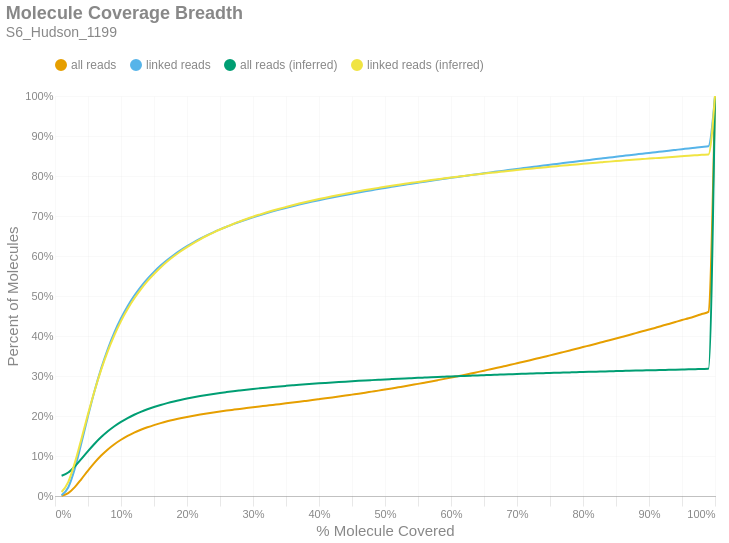

The notebook cell saved with this chart:
### Markdown cell above
### Molecule Read Coverage
This chart shows molecule coverage breadth as computed by the number of bases aligned to that molecule. In other words, "*how much of each unique long molecule is actually sequenced/aligned?*" Keep in mind there is a distinction between sequences and alignments, since some sequences belonging to a particular molecule may not align well and wouldn't appear in the alignment data. This chart also shows molecule coverage breadth as computed by the *inferred fragment* from which the aligned sequences originate. Unlike read coverage, this calculation takes into account the total insert size, including unsequenced gaps between the forward and reverse reads. Like the previous figures, these are cumulative percents.

### Code cell
if SKIPLR:
    print_html(f"Skipped")
else:
    binned_df = consolidated_hist(valids['coverage_bp'], mask, 0.01, True)
    binned_df_inf = consolidated_hist(valids['coverage_inserts'], mask, 0.01, True)
    binned_df = binned_df.with_columns(pl.lit(binned_df_inf['all reads (cumsum)']).alias('all reads (inferred)'))
    binned_df = binned_df.with_columns(pl.lit(binned_df_inf['linked reads (cumsum)']).alias('linked reads (inferred)'))
    binned_df = binned_df.with_columns(
        (pl.col('bin').cast(pl.Float64) + 0.01).alias('right_edge')
    )

    with SafeRender(binned_df):
        (
            density_plot(binned_df, 'Molecule Coverage Breadth', samplename, 'molcov', ['all reads (inferred)','linked reads (inferred)'])
            .encode(
                #x=alt.X('bin:Q', title="% Molecule Covered").axis(format = '%').scale(padding=0),
                x=alt.X('right_edge:Q', title="% Molecule Covered").axis(format='%').scale(padding=0),
                y=alt.Y('value:Q', title='Percent of Molecules')
                    .axis(format='%')
                    .stack(False)
                    .scale(domainMin=0, padding=0),
                color=alt.Color("key:N").scale(domain = ["all reads", "linked reads", "all reads (inferred)", "linked reads (inferred)"]),
                tooltip = [
                    alt.Tooltip("key:N", title = "Data Type"),
                    alt.Tooltip("range_label:N", title="% Molecule Covered"),
                    alt.Tooltip("value:Q", format = ".2%", title="% Molecules")
                ]
            )
        ).display()

### Figure 1 — Vega-Lite specification as saved in the notebook (floating-point values rounded to 4 significant figures)
{"width": "container", "height": 400, "config": {"title": {"anchor": "start", "dy": -15, "fontSize": 18, "color": "#888888", "subtitleColor": "#888888", "subtitleFontSize": 14}, "arc": {"fill": "#0072B2"}, "axis": {"domainColor": "#888888", "domainWidth": 0.5, "gridWidth": 0.2, "grid": false, "titleFontWeight": 400, "titleFontSize": 15, "labelFontSize": 11, "labelColor": "#888888", "tickColor": "#888888", "tickWidth": 0.2, "titleColor": "#888888"}, "axisBand": {"grid": false}, "axisX": {"grid": true, "tickSize": 10, "domainCap": "round"}, "axisY": {"domain": false, "grid": true, "tickSize": 0, "domainCap": "round"}, "background": "transparent", "header": {"labelFontSize": 15, "labelColor": "#888888", "titleFontSize": 15, "titleFontWeight": 600, "titleColor": "#888888"}, "legend": {"labelFont": "sans-serif", "labelFontSize": 12, "labelColor": "#888888", "symbolSize": 100, "symbolType": "circle", "titleFontSize": 12, "titlePadding": 10, "titleColor": "#888888", "title": null, "orient": "top"}, "range": {"category": ["#E69F00", "#56B4E9", "#009E73", "#F0E442", "#0072B2", "#D55E00", "#CC79A7", "#000000"], "diverging": ["#cfe8f3", "#a2d4ec", "#73bfe2", "#46abdb", "#1696d2", "#12719e"]}, "area": {"fill": "#0072B2", "fillOpacity": 0.7, "line": true, "strokeOpacity": 0.7}, "line": {"color": "#0072B2", "stroke": "#0072B2", "strokeWidth": 2}, "trail": {"color": "#0072B2", "stroke": "#0072B2", "strokeWidth": 0, "size": 1}, "point": {"filled": true, "fillOpacity": 1.0, "size": 95}, "text": {"color": "#888888", "fontSize": 11, "align": "right", "fontWeight": 400, "size": 11}, "bar": {"fill": "#0072B2", "stroke": null}, "view": {"stroke": null, "continuousWidth": 660, "continuousHeight": 400}}, "data": {"name": "data-eac91aab0296a31d99a17de9036020e3"}, "mark": {"type": "line", "interpolate": "monotone", "point": {"opacity": 0, "size": 275}}, "encoding": {"color": {"field": "key", "scale": {"domain": ["all reads", "linked reads", "all reads (inferred)", "linked reads (inferred)"]}, "type": "nominal"}, "tooltip": [{"field": "key", "title": "Data Type", "type": "nominal"}, {"field": "range_label", "title": "% Molecule Covered", "type": "nominal"}, {"field": "value", "format": ".2%", "title": "% Molecules", "type": "quantitative"}], "x": {"axis": {"format": "%"}, "field": "right_edge", "scale": {"padding": 0}, "title": "% Molecule Covered", "type": "quantitative"}, "y": {"axis": {"format": "%"}, "field": "value", "scale": {"domainMin": 0, "padding": 0}, "stack": false, "title": "Percent of Molecules", "type": "quantitative"}}, "params": [{"name": "param_c36ac31b6afebe62", "select": {"type": "point", "fields": ["key"]}, "bind": "legend"}], "title": {"text": "Molecule Coverage Breadth", "subtitle": "S6_Hudson_1199"}, "transform": [{"fold": ["all reads (cumsum)", "linked reads (cumsum)", "all reads (inferred)", "linked reads (inferred)"]}, {"calculate": "replace(datum.key, ' (cumsum)', '')", "as": "key"}, {"filter": {"param": "param_c36ac31b6afebe62"}}], "usermeta": {"embedOptions": {"downloadFileName": "S6_Hudson_1199.molcov"}}, "$schema": "https://vega.github.io/schema/vega-lite/v6.1.0.json", "datasets": {"data-eac91aab0296a31d99a17de9036020e3": [{"bin": "0.0", "interval": "0.0-0.01", "all reads": 0.0006831, "linked reads": 0.001724, "all reads (cumsum)": 0.0006831, "linked reads (cumsum)": 0.001724, "range_label": "0.0-0.01", "all reads (inferred)": 0.05052, "linked reads (inferred)": 0.009939, "right_edge": 0.01}, {"bin": "0.01", "interval": "0.01-0.02", "all reads": 0.006419, "linked reads": 0.01965, "all reads (cumsum)": 0.007102, "linked reads (cumsum)": 0.02138, "range_label": "0.01-0.02", "all reads (inferred)": 0.05861, "linked reads (inferred)": 0.03475, "right_edge": 0.02}, {"bin": "0.02", "interval": "0.02-0.03", "all reads": 0.01501, "linked reads": 0.0471, "all reads (cumsum)": 0.02211, "linked reads (cumsum)": 0.06848, "range_label": "0.02-0.03", "all reads (inferred)": 0.07392, "linked reads (inferred)": 0.08286, "right_edge": 0.03}, {"bin": "0.03", "interval": "0.03-0.04", "all reads": 0.02024, "linked reads": 0.06396, "all reads (cumsum)": 0.04235, "linked reads (cumsum)": 0.1324, "range_label": "0.03-0.04", "all reads (inferred)": 0.09281, "linked reads (inferred)": 0.1427, "right_edge": 0.04}, {"bin": "0.04", "interval": "0.04-0.05", "all reads": 0.02121, "linked reads": 0.06726, "all reads (cumsum)": 0.06356, "linked reads (cumsum)": 0.1997, "range_label": "0.04-0.05", "all reads (inferred)": 0.1123, "linked reads (inferred)": 0.2047, "right_edge": 0.05}, {"bin": "0.05", "interval": "0.05-0.06", "all reads": 0.01994, "linked reads": 0.06327, "all reads (cumsum)": 0.08351, "linked reads (cumsum)": 0.263, "range_label": "0.05-0.06", "all reads (inferred)": 0.1307, "linked reads (inferred)": 0.263, "right_edge": 0.06}, {"bin": "0.06", "interval": "0.06-0.07", "all reads": 0.01763, "linked reads": 0.05602, "all reads (cumsum)": 0.1011, "linked reads (cumsum)": 0.319, "range_label": "0.06-0.07", "all reads (inferred)": 0.1473, "linked reads (inferred)": 0.3158, "right_edge": 0.07}, {"bin": "0.07", "interval": "0.07-0.08", "all reads": 0.0153, "linked reads": 0.04856, "all reads (cumsum)": 0.1164, "linked reads (cumsum)": 0.3676, "range_label": "0.07-0.08", "all reads (inferred)": 0.1618, "linked reads (inferred)": 0.362, "right_edge": 0.08}, {"bin": "0.08", "interval": "0.08-0.09", "all reads": 0.01305, "linked reads": 0.04141, "all reads (cumsum)": 0.1295, "linked reads (cumsum)": 0.409, "range_label": "0.08-0.09", "all reads (inferred)": 0.1744, "linked reads (inferred)": 0.4023, "right_edge": 0.09}, {"bin": "0.09", "interval": "0.09-0.1", "all reads": 0.01111, "linked reads": 0.03523, "all reads (cumsum)": 0.1406, "linked reads (cumsum)": 0.4442, "range_label": "0.09-0.1", "all reads (inferred)": 0.1854, "linked reads (inferred)": 0.4373, "right_edge": 0.1}, {"bin": "0.1", "interval": "0.1-0.11", "all reads": 0.009533, "linked reads": 0.03023, "all reads (cumsum)": 0.1501, "linked reads (cumsum)": 0.4744, "range_label": "0.1-0.11", "all reads (inferred)": 0.1949, "linked reads (inferred)": 0.4675, "right_edge": 0.11}, {"bin": "0.11", "interval": "0.11-0.12", "all reads": 0.008232, "linked reads": 0.02608, "all reads (cumsum)": 0.1584, "linked reads (cumsum)": 0.5005, "range_label": "0.11-0.12", "all reads (inferred)": 0.2032, "linked reads (inferred)": 0.4938, "right_edge": 0.12}, {"bin": "0.12", "interval": "0.12-0.13", "all reads": 0.007127, "linked reads": 0.02256, "all reads (cumsum)": 0.1655, "linked reads (cumsum)": 0.5231, "range_label": "0.12-0.13", "all reads (inferred)": 0.2104, "linked reads (inferred)": 0.5167, "right_edge": 0.13}, {"bin": "0.13", "interval": "0.13-0.14", "all reads": 0.006256, "linked reads": 0.01977, "all reads (cumsum)": 0.1718, "linked reads (cumsum)": 0.5429, "range_label": "0.13-0.14", "all reads (inferred)": 0.2169, "linked reads (inferred)": 0.5373, "right_edge": 0.14}, {"bin": "0.14", "interval": "0.14-0.15", "all reads": 0.005542, "linked reads": 0.01748, "all reads (cumsum)": 0.1773, "linked reads (cumsum)": 0.5603, "range_label": "0.14-0.15", "all reads (inferred)": 0.2225, "linked reads (inferred)": 0.5551, "right_edge": 0.15}, {"bin": "0.15", "interval": "0.15-0.16", "all reads": 0.004971, "linked reads": 0.01566, "all reads (cumsum)": 0.1823, "linked reads (cumsum)": 0.576, "range_label": "0.15-0.16", "all reads (inferred)": 0.2276, "linked reads (inferred)": 0.5713, "right_edge": 0.16}, {"bin": "0.16", "interval": "0.16-0.17", "all reads": 0.004439, "linked reads": 0.01396, "all reads (cumsum)": 0.1867, "linked reads (cumsum)": 0.59, "range_label": "0.16-0.17", "all reads (inferred)": 0.2322, "linked reads (inferred)": 0.586, "right_edge": 0.17}, {"bin": "0.17", "interval": "0.17-0.18", "all reads": 0.003986, "linked reads": 0.01253, "all reads (cumsum)": 0.1907, "linked reads (cumsum)": 0.6025, "range_label": "0.17-0.18", "all reads (inferred)": 0.2364, "linked reads (inferred)": 0.5992, "right_edge": 0.18}, {"bin": "0.18", "interval": "0.18-0.19", "all reads": 0.003657, "linked reads": 0.01147, "all reads (cumsum)": 0.1943, "linked reads (cumsum)": 0.6139, "range_label": "0.18-0.19", "all reads (inferred)": 0.2402, "linked reads (inferred)": 0.6112, "right_edge": 0.19}, {"bin": "0.19", "interval": "0.19-0.2", "all reads": 0.003407, "linked reads": 0.01064, "all reads (cumsum)": 0.1978, "linked reads (cumsum)": 0.6246, "range_label": "0.19-0.2", "all reads (inferred)": 0.2436, "linked reads (inferred)": 0.6222, "right_edge": 0.2}, {"bin": "0.2", "interval": "0.2-0.21", "all reads": 0.003108, "linked reads": 0.009651, "all reads (cumsum)": 0.2009, "linked reads (cumsum)": 0.6342, "range_label": "0.2-0.21", "all reads (inferred)": 0.2468, "linked reads (inferred)": 0.6324, "right_edge": 0.21}, {"bin": "0.21", "interval": "0.21-0.22", "all reads": 0.002864, "linked reads": 0.008868, "all reads (cumsum)": 0.2037, "linked reads (cumsum)": 0.6431, "range_label": "0.21-0.22", "all reads (inferred)": 0.2498, "linked reads (inferred)": 0.6418, "right_edge": 0.22}, {"bin": "0.22", "interval": "0.22-0.23", "all reads": 0.002719, "linked reads": 0.00839, "all reads (cumsum)": 0.2064, "linked reads (cumsum)": 0.6515, "range_label": "0.22-0.23", "all reads (inferred)": 0.2526, "linked reads (inferred)": 0.6506, "right_edge": 0.23}, {"bin": "0.23", "interval": "0.23-0.24", "all reads": 0.002525, "linked reads": 0.007743, "all reads (cumsum)": 0.209, "linked reads (cumsum)": 0.6592, "range_label": "0.23-0.24", "all reads (inferred)": 0.2551, "linked reads (inferred)": 0.6587, "right_edge": 0.24}, {"bin": "0.24", "interval": "0.24-0.25", "all reads": 0.002349, "linked reads": 0.007154, "all reads (cumsum)": 0.2113, "linked reads (cumsum)": 0.6664, "range_label": "0.24-0.25", "all reads (inferred)": 0.2575, "linked reads (inferred)": 0.6663, "right_edge": 0.25}, {"bin": "0.25", "interval": "0.25-0.26", "all reads": 0.002236, "linked reads": 0.006773, "all reads (cumsum)": 0.2136, "linked reads (cumsum)": 0.6732, "range_label": "0.25-0.26", "all reads (inferred)": 0.2597, "linked reads (inferred)": 0.6733, "right_edge": 0.26}, {"bin": "0.26", "interval": "0.26-0.27", "all reads": 0.002125, "linked reads": 0.006376, "all reads (cumsum)": 0.2157, "linked reads (cumsum)": 0.6795, "range_label": "0.26-0.27", "all reads (inferred)": 0.2619, "linked reads (inferred)": 0.6801, "right_edge": 0.27}, {"bin": "0.27", "interval": "0.27-0.28", "all reads": 0.002094, "linked reads": 0.006133, "all reads (cumsum)": 0.2178, "linked reads (cumsum)": 0.6857, "range_label": "0.27-0.28", "all reads (inferred)": 0.2639, "linked reads (inferred)": 0.6864, "right_edge": 0.28}, {"bin": "0.28", "interval": "0.28-0.29", "all reads": 0.002012, "linked reads": 0.005707, "all reads (cumsum)": 0.2198, "linked reads (cumsum)": 0.6914, "range_label": "0.28-0.29", "all reads (inferred)": 0.2658, "linked reads (inferred)": 0.6925, "right_edge": 0.29}, {"bin": "0.29", "interval": "0.29-0.3", "all reads": 0.001991, "linked reads": 0.005451, "all reads (cumsum)": 0.2218, "linked reads (cumsum)": 0.6968, "range_label": "0.29-0.3", "all reads (inferred)": 0.2676, "linked reads (inferred)": 0.6982, "right_edge": 0.3}, {"bin": "0.3", "interval": "0.3-0.31", "all reads": 0.001981, "linked reads": 0.005216, "all reads (cumsum)": 0.2238, "linked reads (cumsum)": 0.7021, "range_label": "0.3-0.31", "all reads (inferred)": 0.2693, "linked reads (inferred)": 0.7035, "right_edge": 0.31}, {"bin": "0.31", "interval": "0.31-0.32", "all reads": 0.001963, "linked reads": 0.004892, "all reads (cumsum)": 0.2257, "linked reads (cumsum)": 0.7069, "range_label": "0.31-0.32", "all reads (inferred)": 0.2709, "linked reads (inferred)": 0.7087, "right_edge": 0.32}, {"bin": "0.32", "interval": "0.32-0.33", "all reads": 0.001982, "linked reads": 0.004678, "all reads (cumsum)": 0.2277, "linked reads (cumsum)": 0.7116, "range_label": "0.32-0.33", "all reads (inferred)": 0.2725, "linked reads (inferred)": 0.7136, "right_edge": 0.33}, {"bin": "0.33", "interval": "0.33-0.34", "all reads": 0.001955, "linked reads": 0.004419, "all reads (cumsum)": 0.2297, "linked reads (cumsum)": 0.716, "range_label": "0.33-0.34", "all reads (inferred)": 0.2739, "linked reads (inferred)": 0.7182, "right_edge": 0.34}, {"bin": "0.34", "interval": "0.34-0.35", "all reads": 0.001992, "linked reads": 0.004248, "all reads (cumsum)": 0.2316, "linked reads (cumsum)": 0.7203, "range_label": "0.34-0.35", "all reads (inferred)": 0.2753, "linked reads (inferred)": 0.7226, "right_edge": 0.35}, {"bin": "0.35", "interval": "0.35-0.36", "all reads": 0.002015, "linked reads": 0.004166, "all reads (cumsum)": 0.2337, "linked reads (cumsum)": 0.7245, "range_label": "0.35-0.36", "all reads (inferred)": 0.2767, "linked reads (inferred)": 0.7269, "right_edge": 0.36}, {"bin": "0.36", "interval": "0.36-0.37", "all reads": 0.002052, "linked reads": 0.003976, "all reads (cumsum)": 0.2357, "linked reads (cumsum)": 0.7284, "range_label": "0.36-0.37", "all reads (inferred)": 0.278, "linked reads (inferred)": 0.731, "right_edge": 0.37}, {"bin": "0.37", "interval": "0.37-0.38", "all reads": 0.002074, "linked reads": 0.003857, "all reads (cumsum)": 0.2378, "linked reads (cumsum)": 0.7323, "range_label": "0.37-0.38", "all reads (inferred)": 0.2793, "linked reads (inferred)": 0.735, "right_edge": 0.38}, {"bin": "0.38", "interval": "0.38-0.39", "all reads": 0.002081, "linked reads": 0.003659, "all reads (cumsum)": 0.2399, "linked reads (cumsum)": 0.7359, "range_label": "0.38-0.39", "all reads (inferred)": 0.2805, "linked reads (inferred)": 0.7387, "right_edge": 0.39}, {"bin": "0.39", "interval": "0.39-0.4", "all reads": 0.002151, "linked reads": 0.003534, "all reads (cumsum)": 0.242, "linked reads (cumsum)": 0.7395, "range_label": "0.39-0.4", "all reads (inferred)": 0.2816, "linked reads (inferred)": 0.7424, "right_edge": 0.4}, {"bin": "0.4", "interval": "0.4-0.41", "all reads": 0.002176, "linked reads": 0.00342, "all reads (cumsum)": 0.2442, "linked reads (cumsum)": 0.7429, "range_label": "0.4-0.41", "all reads (inferred)": 0.2827, "linked reads (inferred)": 0.7459, "right_edge": 0.41}, {"bin": "0.41", "interval": "0.41-0.42", "all reads": 0.002236, "linked reads": 0.003342, "all reads (cumsum)": 0.2464, "linked reads (cumsum)": 0.7462, "range_label": "0.41-0.42", "all reads (inferred)": 0.2838, "linked reads (inferred)": 0.7492, "right_edge": 0.42}, {"bin": "0.42", "interval": "0.42-0.43", "all reads": 0.002284, "linked reads": 0.003249, "all reads (cumsum)": 0.2487, "linked reads (cumsum)": 0.7495, "range_label": "0.42-0.43", "all reads (inferred)": 0.2849, "linked reads (inferred)": 0.7525, "right_edge": 0.43}, {"bin": "0.43", "interval": "0.43-0.44", "all reads": 0.002333, "linked reads": 0.003209, "all reads (cumsum)": 0.2511, "linked reads (cumsum)": 0.7527, "range_label": "0.43-0.44", "all reads (inferred)": 0.2859, "linked reads (inferred)": 0.7557, "right_edge": 0.44}, {"bin": "0.44", "interval": "0.44-0.45", "all reads": 0.002412, "linked reads": 0.003092, "all reads (cumsum)": 0.2535, "linked reads (cumsum)": 0.7558, "range_label": "0.44-0.45", "all reads (inferred)": 0.2869, "linked reads (inferred)": 0.7588, "right_edge": 0.45}, {"bin": "0.45", "interval": "0.45-0.46", "all reads": 0.002404, "linked reads": 0.002955, "all reads (cumsum)": 0.2559, "linked reads (cumsum)": 0.7587, "range_label": "0.45-0.46", "all reads (inferred)": 0.2879, "linked reads (inferred)": 0.7619, "right_edge": 0.46}, {"bin": "0.46", "interval": "0.46-0.47", "all reads": 0.002482, "linked reads": 0.002929, "all reads (cumsum)": 0.2583, "linked reads (cumsum)": 0.7617, "range_label": "0.46-0.47", "all reads (inferred)": 0.2888, "linked reads (inferred)": 0.7648, "right_edge": 0.47}, {"bin": "0.47", "interval": "0.47-0.48", "all reads": 0.002573, "linked reads": 0.002893, "all reads (cumsum)": 0.2609, "linked reads (cumsum)": 0.7646, "range_label": "0.47-0.48", "all reads (inferred)": 0.2897, "linked reads (inferred)": 0.7676, "right_edge": 0.48}, {"bin": "0.48", "interval": "0.48-0.49", "all reads": 0.00253, "linked reads": 0.002738, "all reads (cumsum)": 0.2635, "linked reads (cumsum)": 0.7673, "range_label": "0.48-0.49", "all reads (inferred)": 0.2906, "linked reads (inferred)": 0.7703, "right_edge": 0.49}, {"bin": "0.49", "interval": "0.49-0.5", "all reads": 0.002835, "linked reads": 0.002889, "all reads (cumsum)": 0.2663, "linked reads (cumsum)": 0.7702, "range_label": "0.49-0.5", "all reads (inferred)": 0.2915, "linked reads (inferred)": 0.7731, "right_edge": 0.5}, {"bin": "0.5", "interval": "0.5-0.51", "all reads": 0.002558, "linked reads": 0.002638, "all reads (cumsum)": 0.2688, "linked reads (cumsum)": 0.7728, "range_label": "0.5-0.51", "all reads (inferred)": 0.2923, "linked reads (inferred)": 0.7756, "right_edge": 0.51}, {"bin": "0.51", "interval": "0.51-0.52", "all reads": 0.002824, "linked reads": 0.002635, "all reads (cumsum)": 0.2717, "linked reads (cumsum)": 0.7755, "range_label": "0.51-0.52", "all reads (inferred)": 0.2931, "linked reads (inferred)": 0.7781, "right_edge": 0.52}, {"bin": "0.52", "interval": "0.52-0.53", "all reads": 0.002806, "linked reads": 0.002608, "all reads (cumsum)": 0.2745, "linked reads (cumsum)": 0.7781, "range_label": "0.52-0.53", "all reads (inferred)": 0.2939, "linked reads (inferred)": 0.7806, "right_edge": 0.53}, {"bin": "0.53", "interval": "0.53-0.54", "all reads": 0.002928, "linked reads": 0.00264, "all reads (cumsum)": 0.2774, "linked reads (cumsum)": 0.7807, "range_label": "0.53-0.54", "all reads (inferred)": 0.2946, "linked reads (inferred)": 0.7829, "right_edge": 0.54}, {"bin": "0.54", "interval": "0.54-0.55", "all reads": 0.002894, "linked reads": 0.002499, "all reads (cumsum)": 0.2803, "linked reads (cumsum)": 0.7832, "range_label": "0.54-0.55", "all reads (inferred)": 0.2954, "linked reads (inferred)": 0.7853, "right_edge": 0.55}, {"bin": "0.55", "interval": "0.55-0.56", "all reads": 0.003055, "linked reads": 0.002483, "all reads (cumsum)": 0.2834, "linked reads (cumsum)": 0.7857, "range_label": "0.55-0.56", "all reads (inferred)": 0.2961, "linked reads (inferred)": 0.7876, "right_edge": 0.56}, {"bin": "0.56", "interval": "0.56-0.57", "all reads": 0.003085, "linked reads": 0.002437, "all reads (cumsum)": 0.2864, "linked reads (cumsum)": 0.7881, "range_label": "0.56-0.57", "all reads (inferred)": 0.2968, "linked reads (inferred)": 0.7899, "right_edge": 0.57}, {"bin": "0.57", "interval": "0.57-0.58", "all reads": 0.003172, "linked reads": 0.00249, "all reads (cumsum)": 0.2896, "linked reads (cumsum)": 0.7906, "range_label": "0.57-0.58", "all reads (inferred)": 0.2975, "linked reads (inferred)": 0.792, "right_edge": 0.58}, {"bin": "0.58", "interval": "0.58-0.59", "all reads": 0.003199, "linked reads": 0.0024, "all reads (cumsum)": 0.2928, "linked reads (cumsum)": 0.793, "range_label": "0.58-0.59", "all reads (inferred)": 0.2982, "linked reads (inferred)": 0.7941, "right_edge": 0.59}, {"bin": "0.59", "interval": "0.59-0.6", "all reads": 0.003253, "linked reads": 0.002394, "all reads (cumsum)": 0.2961, "linked reads (cumsum)": 0.7954, "range_label": "0.59-0.6", "all reads (inferred)": 0.2989, "linked reads (inferred)": 0.7962, "right_edge": 0.6}, {"bin": "0.6", "interval": "0.6-0.61", "all reads": 0.003281, "linked reads": 0.002294, "all reads (cumsum)": 0.2993, "linked reads (cumsum)": 0.7977, "range_label": "0.6-0.61", "all reads (inferred)": 0.2995, "linked reads (inferred)": 0.7982, "right_edge": 0.61}, {"bin": "0.61", "interval": "0.61-0.62", "all reads": 0.003438, "linked reads": 0.00223, "all reads (cumsum)": 0.3028, "linked reads (cumsum)": 0.7999, "range_label": "0.61-0.62", "all reads (inferred)": 0.3002, "linked reads (inferred)": 0.8003, "right_edge": 0.62}, {"bin": "0.62", "interval": "0.62-0.63", "all reads": 0.003433, "linked reads": 0.002306, "all reads (cumsum)": 0.3062, "linked reads (cumsum)": 0.8022, "range_label": "0.62-0.63", "all reads (inferred)": 0.3008, "linked reads (inferred)": 0.8022, "right_edge": 0.63}, {"bin": "0.63", "interval": "0.63-0.64", "all reads": 0.003519, "linked reads": 0.002291, "all reads (cumsum)": 0.3097, "linked reads (cumsum)": 0.8045, "range_label": "0.63-0.64", "all reads (inferred)": 0.3014, "linked reads (inferred)": 0.8042, "right_edge": 0.64}, {"bin": "0.64", "interval": "0.64-0.65", "all reads": 0.003501, "linked reads": 0.002284, "all reads (cumsum)": 0.3132, "linked reads (cumsum)": 0.8068, "range_label": "0.64-0.65", "all reads (inferred)": 0.3021, "linked reads (inferred)": 0.806, "right_edge": 0.65}, {"bin": "0.65", "interval": "0.65-0.66", "all reads": 0.003706, "linked reads": 0.002237, "all reads (cumsum)": 0.3169, "linked reads (cumsum)": 0.8091, "range_label": "0.65-0.66", "all reads (inferred)": 0.3027, "linked reads (inferred)": 0.8079, "right_edge": 0.66}, {"bin": "0.66", "interval": "0.66-0.67", "all reads": 0.003593, "linked reads": 0.002194, "all reads (cumsum)": 0.3205, "linked reads (cumsum)": 0.8113, "range_label": "0.66-0.67", "all reads (inferred)": 0.3032, "linked reads (inferred)": 0.8097, "right_edge": 0.67}, {"bin": "0.67", "interval": "0.67-0.68", "all reads": 0.003694, "linked reads": 0.0022, "all reads (cumsum)": 0.3242, "linked reads (cumsum)": 0.8135, "range_label": "0.67-0.68", "all reads (inferred)": 0.3038, "linked reads (inferred)": 0.8115, "right_edge": 0.68}, {"bin": "0.68", "interval": "0.68-0.69", "all reads": 0.003717, "linked reads": 0.002153, "all reads (cumsum)": 0.3279, "linked reads (cumsum)": 0.8156, "range_label": "0.68-0.69", "all reads (inferred)": 0.3044, "linked reads (inferred)": 0.8132, "right_edge": 0.69}, {"bin": "0.69", "interval": "0.69-0.7", "all reads": 0.003871, "linked reads": 0.002156, "all reads (cumsum)": 0.3318, "linked reads (cumsum)": 0.8178, "range_label": "0.69-0.7", "all reads (inferred)": 0.305, "linked reads (inferred)": 0.815, "right_edge": 0.7}, {"bin": "0.7", "interval": "0.7-0.71", "all reads": 0.003844, "linked reads": 0.002086, "all reads (cumsum)": 0.3357, "linked reads (cumsum)": 0.8198, "range_label": "0.7-0.71", "all reads (inferred)": 0.3055, "linked reads (inferred)": 0.8166, "right_edge": 0.71}, {"bin": "0.71", "interval": "0.71-0.72", "all reads": 0.003886, "linked reads": 0.002107, "all reads (cumsum)": 0.3395, "linked reads (cumsum)": 0.822, "range_label": "0.71-0.72", "all reads (inferred)": 0.306, "linked reads (inferred)": 0.8182, "right_edge": 0.72}, {"bin": "0.72", "interval": "0.72-0.73", "all reads": 0.003969, "linked reads": 0.002048, "all reads (cumsum)": 0.3435, "linked reads (cumsum)": 0.824, "range_label": "0.72-0.73", "all reads (inferred)": 0.3066, "linked reads (inferred)": 0.8199, "right_edge": 0.73}, {"bin": "0.73", "interval": "0.73-0.74", "all reads": 0.003924, "linked reads": 0.002074, "all reads (cumsum)": 0.3474, "linked reads (cumsum)": 0.8261, "range_label": "0.73-0.74", "all reads (inferred)": 0.3071, "linked reads (inferred)": 0.8215, "right_edge": 0.74}, {"bin": "0.74", "interval": "0.74-0.75", "all reads": 0.004185, "linked reads": 0.002105, "all reads (cumsum)": 0.3516, "linked reads (cumsum)": 0.8282, "range_label": "0.74-0.75", "all reads (inferred)": 0.3076, "linked reads (inferred)": 0.8231, "right_edge": 0.75}, {"bin": "0.75", "interval": "0.75-0.76", "all reads": 0.00395, "linked reads": 0.001967, "all reads (cumsum)": 0.3556, "linked reads (cumsum)": 0.8302, "range_label": "0.75-0.76", "all reads (inferred)": 0.3081, "linked reads (inferred)": 0.8245, "right_edge": 0.76}, {"bin": "0.76", "interval": "0.76-0.77", "all reads": 0.004101, "linked reads": 0.002065, "all reads (cumsum)": 0.3597, "linked reads (cumsum)": 0.8322, "range_label": "0.76-0.77", "all reads (inferred)": 0.3086, "linked reads (inferred)": 0.8261, "right_edge": 0.77}, {"bin": "0.77", "interval": "0.77-0.78", "all reads": 0.004127, "linked reads": 0.002021, "all reads (cumsum)": 0.3638, "linked reads (cumsum)": 0.8342, "range_label": "0.77-0.78", "all reads (inferred)": 0.309, "linked reads (inferred)": 0.8275, "right_edge": 0.78}, {"bin": "0.78", "interval": "0.78-0.79", "all reads": 0.004174, "linked reads": 0.00195, "all reads (cumsum)": 0.368, "linked reads (cumsum)": 0.8362, "range_label": "0.78-0.79", "all reads (inferred)": 0.3095, "linked reads (inferred)": 0.829, "right_edge": 0.79}, {"bin": "0.79", "interval": "0.79-0.8", "all reads": 0.004407, "linked reads": 0.002081, "all reads (cumsum)": 0.3724, "linked reads (cumsum)": 0.8383, "range_label": "0.79-0.8", "all reads (inferred)": 0.31, "linked reads (inferred)": 0.8305, "right_edge": 0.8}, {"bin": "0.8", "interval": "0.8-0.81", "all reads": 0.004106, "linked reads": 0.001984, "all reads (cumsum)": 0.3765, "linked reads (cumsum)": 0.8403, "range_label": "0.8-0.81", "all reads (inferred)": 0.3104, "linked reads (inferred)": 0.8318, "right_edge": 0.81}, {"bin": "0.81", "interval": "0.81-0.82", "all reads": 0.004252, "linked reads": 0.002028, "all reads (cumsum)": 0.3807, "linked reads (cumsum)": 0.8423, "range_label": "0.81-0.82", "all reads (inferred)": 0.3109, "linked reads (inferred)": 0.8332, "right_edge": 0.82}, {"bin": "0.82", "interval": "0.82-0.83", "all reads": 0.004336, "linked reads": 0.001949, "all reads (cumsum)": 0.3851, "linked reads (cumsum)": 0.8442, "range_label": "0.82-0.83", "all reads (inferred)": 0.3113, "linked reads (inferred)": 0.8346, "right_edge": 0.83}, {"bin": "0.83", "interval": "0.83-0.84", "all reads": 0.00433, "linked reads": 0.001929, "all reads (cumsum)": 0.3894, "linked reads (cumsum)": 0.8462, "range_label": "0.83-0.84", "all reads (inferred)": 0.3118, "linked reads (inferred)": 0.8359, "right_edge": 0.84}, {"bin": "0.84", "interval": "0.84-0.85", "all reads": 0.004365, "linked reads": 0.001995, "all reads (cumsum)": 0.3938, "linked reads (cumsum)": 0.8482, "range_label": "0.84-0.85", "all reads (inferred)": 0.3122, "linked reads (inferred)": 0.8373, "right_edge": 0.85}, {"bin": "0.85", "interval": "0.85-0.86", "all reads": 0.004416, "linked reads": 0.001917, "all reads (cumsum)": 0.3982, "linked reads (cumsum)": 0.8501, "range_label": "0.85-0.86", "all reads (inferred)": 0.3126, "linked reads (inferred)": 0.8385, "right_edge": 0.86}, {"bin": "0.86", "interval": "0.86-0.87", "all reads": 0.004462, "linked reads": 0.001957, "all reads (cumsum)": 0.4026, "linked reads (cumsum)": 0.852, "range_label": "0.86-0.87", "all reads (inferred)": 0.3131, "linked reads (inferred)": 0.8398, "right_edge": 0.87}, {"bin": "0.87", "interval": "0.87-0.88", "all reads": 0.004561, "linked reads": 0.001901, "all reads (cumsum)": 0.4072, "linked reads (cumsum)": 0.8539, "range_label": "0.87-0.88", "all reads (inferred)": 0.3135, "linked reads (inferred)": 0.8411, "right_edge": 0.88}, {"bin": "0.88", "interval": "0.88-0.89", "all reads": 0.004483, "linked reads": 0.00186, "all reads (cumsum)": 0.4117, "linked reads (cumsum)": 0.8558, "range_label": "0.88-0.89", "all reads (inferred)": 0.3139, "linked reads (inferred)": 0.8423, "right_edge": 0.89}, {"bin": "0.89", "interval": "0.89-0.9", "all reads": 0.004627, "linked reads": 0.001955, "all reads (cumsum)": 0.4163, "linked reads (cumsum)": 0.8577, "range_label": "0.89-0.9", "all reads (inferred)": 0.3143, "linked reads (inferred)": 0.8435, "right_edge": 0.9}, {"bin": "0.9", "interval": "0.9-0.91", "all reads": 0.004384, "linked reads": 0.001874, "all reads (cumsum)": 0.4207, "linked reads (cumsum)": 0.8596, "range_label": "0.9-0.91", "all reads (inferred)": 0.3147, "linked reads (inferred)": 0.8447, "right_edge": 0.91}, {"bin": "0.91", "interval": "0.91-0.92", "all reads": 0.004998, "linked reads": 0.001918, "all reads (cumsum)": 0.4257, "linked reads (cumsum)": 0.8615, "range_label": "0.91-0.92", "all reads (inferred)": 0.3151, "linked reads (inferred)": 0.8459, "right_edge": 0.92}, {"bin": "0.92", "interval": "0.92-0.93", "all reads": 0.004364, "linked reads": 0.001876, "all reads (cumsum)": 0.4301, "linked reads (cumsum)": 0.8634, "range_label": "0.92-0.93", "all reads (inferred)": 0.3155, "linked reads (inferred)": 0.847, "right_edge": 0.93}, {"bin": "0.93", "interval": "0.93-0.94", "all reads": 0.004775, "linked reads": 0.001831, "all reads (cumsum)": 0.4348, "linked reads (cumsum)": 0.8652, "range_label": "0.93-0.94", "all reads (inferred)": 0.3159, "linked reads (inferred)": 0.8482, "right_edge": 0.94}, {"bin": "0.94", "interval": "0.94-0.95", "all reads": 0.005145, "linked reads": 0.001819, "all reads (cumsum)": 0.44, "linked reads (cumsum)": 0.8671, "range_label": "0.94-0.95", "all reads (inferred)": 0.3163, "linked reads (inferred)": 0.8494, "right_edge": 0.95}, {"bin": "0.95", "interval": "0.95-0.96", "all reads": 0.004398, "linked reads": 0.001849, "all reads (cumsum)": 0.4444, "linked reads (cumsum)": 0.8689, "range_label": "0.95-0.96", "all reads (inferred)": 0.3167, "linked reads (inferred)": 0.8506, "right_edge": 0.96}, {"bin": "0.96", "interval": "0.96-0.97", "all reads": 0.005095, "linked reads": 0.001798, "all reads (cumsum)": 0.4495, "linked reads (cumsum)": 0.8707, "range_label": "0.96-0.97", "all reads (inferred)": 0.3171, "linked reads (inferred)": 0.8517, "right_edge": 0.97}, {"bin": "0.97", "interval": "0.97-0.98", "all reads": 0.005573, "linked reads": 0.001814, "all reads (cumsum)": 0.4551, "linked reads (cumsum)": 0.8725, "range_label": "0.97-0.98", "all reads (inferred)": 0.3176, "linked reads (inferred)": 0.8528, "right_edge": 0.98}, {"bin": "0.98", "interval": "0.98-0.99", "all reads": 0.00527, "linked reads": 0.001885, "all reads (cumsum)": 0.4603, "linked reads (cumsum)": 0.8744, "range_label": "0.98-0.99", "all reads (inferred)": 0.3179, "linked reads (inferred)": 0.8536, "right_edge": 0.99}, {"bin": "0.99", "interval": "0.99-1.0", "all reads": 0.5397, "linked reads": 0.1256, "all reads (cumsum)": 1.0, "linked reads (cumsum)": 1.0, "range_label": "0.99-1.0", "all reads (inferred)": 1.0, "linked reads (inferred)": 1.0, "right_edge": 1.0}]}}
